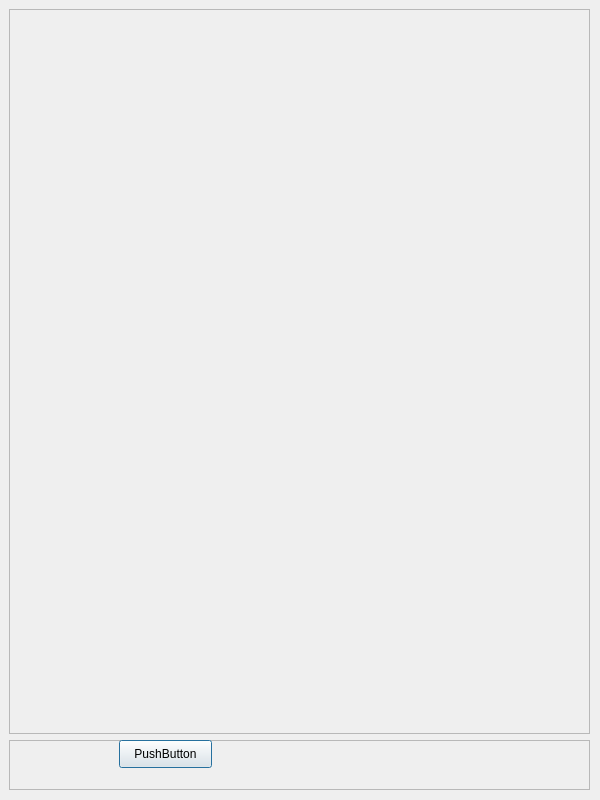
<?xml version="1.0" encoding="UTF-8"?>
<ui version="4.0">
 <class>Dialog</class>
 <widget class="QDialog" name="Dialog">
  <property name="geometry">
   <rect>
    <x>0</x>
    <y>0</y>
    <width>600</width>
    <height>800</height>
   </rect>
  </property>
  <property name="windowTitle">
   <string>打印 - 另存为PDF</string>
  </property>
  <widget class="QWidget" name="verticalLayoutWidget">
   <property name="geometry">
    <rect>
     <x>9</x>
     <y>9</y>
     <width>581</width>
     <height>781</height>
    </rect>
   </property>
   <layout class="QVBoxLayout" name="verticalLayout" stretch="20,1">
    <item>
     <widget class="QScrollArea" name="scrollArea">
      <property name="widgetResizable">
       <bool>true</bool>
      </property>
      <widget class="QWidget" name="scrollAreaWidgetContents">
       <property name="geometry">
        <rect>
         <x>0</x>
         <y>0</y>
         <width>577</width>
         <height>720</height>
        </rect>
       </property>
      </widget>
     </widget>
    </item>
    <item>
     <widget class="QFrame" name="frame">
      <property name="minimumSize">
       <size>
        <width>0</width>
        <height>50</height>
       </size>
      </property>
      <property name="frameShape">
       <enum>QFrame::StyledPanel</enum>
      </property>
      <property name="frameShadow">
       <enum>QFrame::Raised</enum>
      </property>
      <widget class="QPushButton" name="pushButton">
       <property name="geometry">
        <rect>
         <x>110</x>
         <y>0</y>
         <width>93</width>
         <height>28</height>
        </rect>
       </property>
       <property name="text">
        <string>PushButton</string>
       </property>
      </widget>
     </widget>
    </item>
   </layout>
  </widget>
 </widget>
 <resources/>
 <connections/>
</ui>
